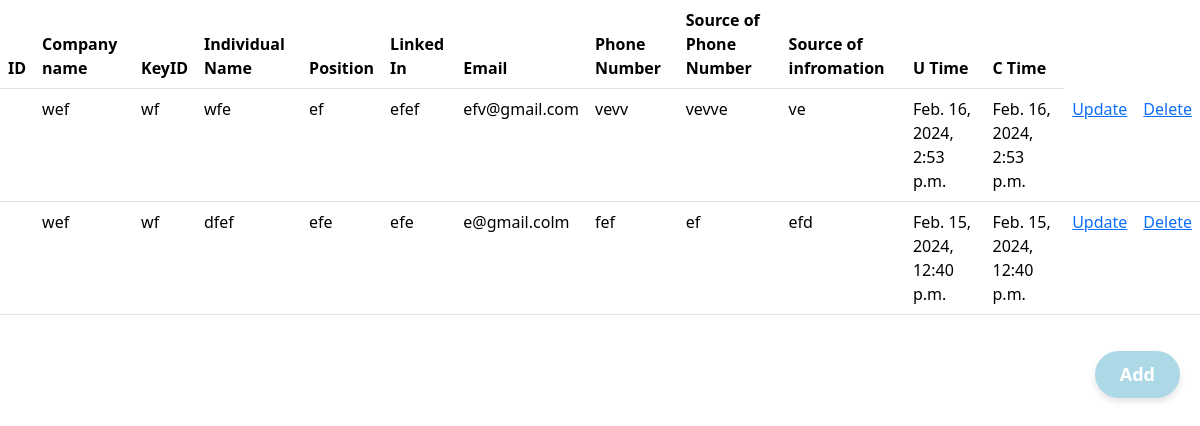
The app's page /contact/5/ with its own data.
### Main/models.py (models this page shows, shortened)
class contact_info(models.Model):
    company = models.ForeignKey(company, on_delete=models.SET_NULL, null = True, blank = True)
    individuals_name = models.CharField(max_length = 100)
    position = models.CharField(max_length = 100)
    linked_in = models.CharField(max_length = 100)
    email = models.EmailField()
    phone_number = models.CharField(max_length = 20)
    so_phone_number = models.CharField(max_length = 100)
    so_information = models.CharField(max_length = 100, null = True, blank = True)
    updated = models.DateTimeField(auto_now = True)
    created = models.DateTimeField(auto_now_add = True)
    class Meta:
        ordering = ['-updated', '-created']

class company(models.Model):
    user = models.ForeignKey(User, on_delete=models.SET_NULL, null = True, blank= True)
    name = models.CharField(max_length = 100)
    keyid = models.CharField(max_length = 100)
    catagory = models.CharField(max_length= 100)
    description = models.TextField(null = True, blank = True)
    company_description = models.CharField(max_length = 100)
    website_link = models.CharField(max_length = 100)
    updated = models.DateTimeField(auto_now = True)
    created = models.DateTimeField(auto_now_add = True)
    class Meta:
        ordering = ['-updated', '-created']

### Main/views.py (the view)
# urls.py: path('contact/<int:pk>/', contact , name = 'contact'),
def contact(request,pk):
    company_instance = get_object_or_404(company, pk=pk)
    contacts = contact_info.objects.filter(company=company_instance)
    context = {'contacts':contacts, 'company_id':pk}
    return render (request, 'Main/contact.html', context)

### Main/templates/Main/contact.html (shortened to what this page needs)
<!DOCTYPE html>
<html lang="en">
<head>
    <link href="https://cdn.jsdelivr.net/npm/bootstrap@5.3.2/dist/css/bootstrap.min.css" rel="stylesheet">
</head>
<body>
    <table class="table">
        <thead>
          <tr>
            <th scope="col">ID</th>
            <th scope="col">Company name</th>
            <th scope="col">KeyID</th>
            <th scope="col">Individual Name</th>
            <th scope="col">Position</th>
            <th scope="col">Linked In</th>
            <th scope="col">Email</th>
            <th scope="col">Phone Number</th>
            <th scope="col">Source of Phone Number</th>
            <th scope="col">Source of infromation</th>
            <th scope="col">U Time</th>
            <th scope="col">C Time</th>
          </tr>
        </thead>
        <tbody>
            {% for c in contacts%}
          <tr>
            <th scope="row">{{forloop.count}}</th>
            <a href="{% url 'home'%}"></a><td>{{c.company.name}}</td>
            <td>{{c.company.keyid}}</td>
            <td>{{c.individuals_name}}</td>
            <td>{{c.position}}</td>
            <td>{{c.linked_in}}</td>
            <td>{{c.email}}</td>
            <td>{{c.phone_number}}</td>
            <td>{{c.so_phone_number}}</td>
            <td>{{c.so_information}}</td>
            <td>{{c.updated}}</td>
            <td>{{c.created}}</td>
            <td><a href="{% url 'coform_update' c.id%}">Update</a></td>
            <td><a href="{% url 'contact_delete' c.id%}">Delete</a></td>
          </tr>
          {% endfor %}
        </tbody>
      </table>
    <div class="button">
        <a href="{% url 'coform' company_id %}"><button class="cool-add-btn">Add</button></a>
    </div>
</body>
</html>

### Main/templates/Main/contact.html (style rules this page uses)
.button { display: flex; justify-content: flex-end; padding: 20px; }
.cool-add-btn { background-color: #ADD8E6; color: #FFFFFF; border: none; padding: 10px 25px; font-size: 18px; font-weight: bold; cursor: pointer; transition: background-color 1s, transform 1s; border-radius: 30px; outline: none; box-shadow: 0 4px 6px rgba(0, 0, 0, 0.1); }

### records on screen
contact_info: company.name "wef", company.keyid "wf", individuals_name "wfe", position "ef", linked_in "efef", email "efv@gmail.com", phone_number "vevv", so_phone_number "vevve", so_information "ve", updated "Feb. 16, 2024, 2:53 p.m.", created "Feb. 16, 2024, 2:53 p.m."
contact_info: company.name "wef", company.keyid "wf", individuals_name "dfef", position "efe", linked_in "efe", email "e@gmail.colm", phone_number "fef", so_phone_number "ef", so_information "efd", updated "Feb. 15, 2024, 12:40 p.m.", created "Feb. 15, 2024, 12:40 p.m."
